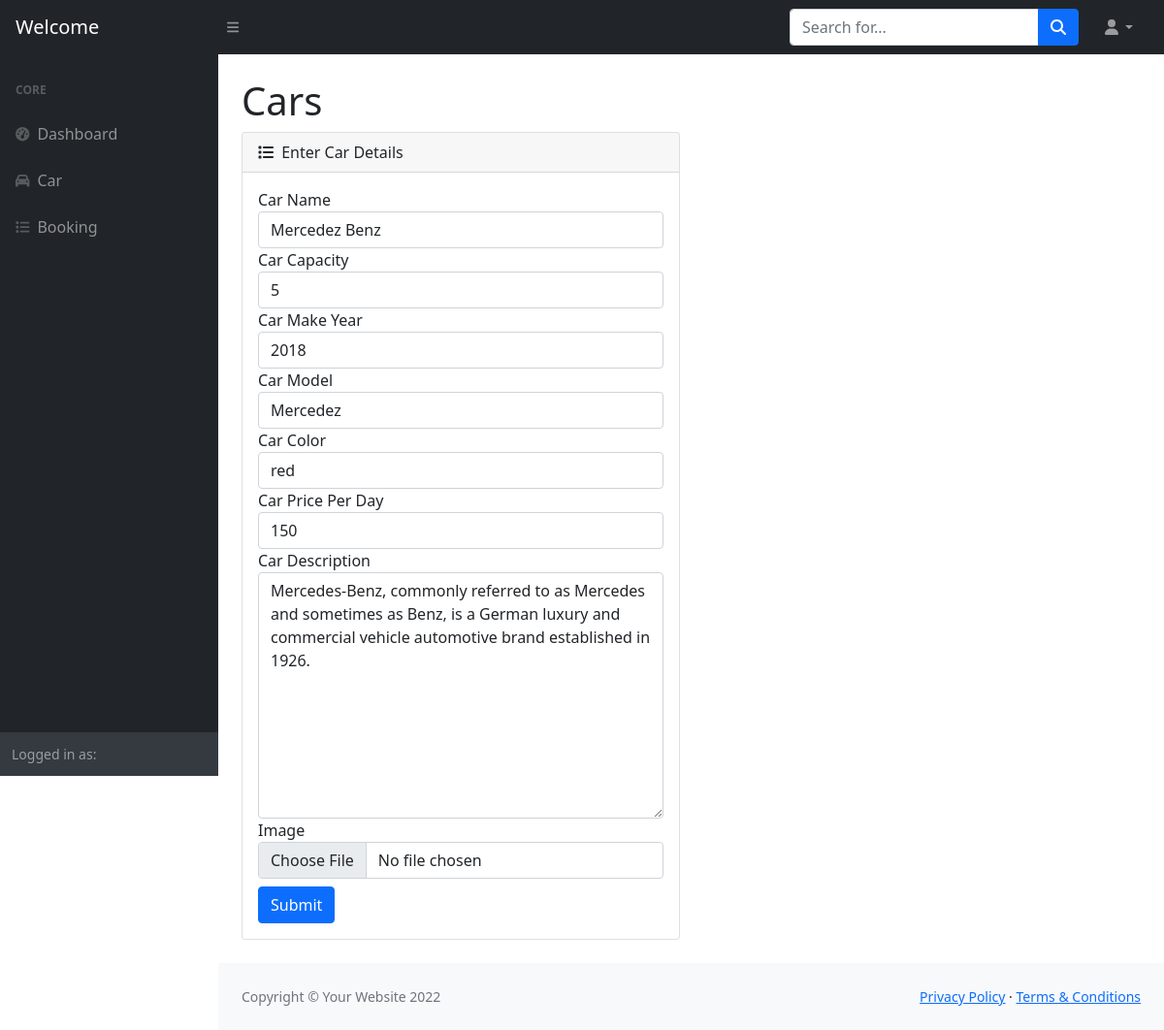
The page /admin/edit_car.php?id=2 on the database its author committed.
### tables this page shows
CREATE TABLE `tblcar` (
  `car_id` int(11) NOT NULL,
  `car_name` varchar(255) NOT NULL,
  `car_desc` longtext NOT NULL,
  `capacity` varchar(255) NOT NULL,
  `per_day_price` int(11) NOT NULL,
  `product_status` int(11) NOT NULL,
  `image` varchar(255) NOT NULL,
  `posted_by` int(11) NOT NULL,
  `car_make` int(11) NOT NULL,
  `car_model` varchar(255) NOT NULL,
  `car_color` varchar(255) NOT NULL
);

### admin/edit_car.php (the view, shortened to what this page needs)
<?php require_once 'include/header.php'?>
<?php
    require_once '../include/dbconnect.php';
    if(isset($_GET['id'])){
        $query = "SELECT * FROM tblcar where car_id=".$_GET['id'];
        $result = mysqli_query($conn,$query);
        $data = mysqli_fetch_assoc($result);
    }
?>
<div id="layoutSidenav_content">
   <main>
      <div class="container-fluid px-4">
         <h1 class="mt-4">Cars</h1>
         <div class="row">
            <div class="col-xl-6">
               <div class="card mb-4">
                  <div class="card-header">
                     <i class="fas fa-list me-1"></i>
                     Enter Car Details
                  </div>
                  <div class="card-body">
                    <form method="post" action="include/admin_form.php" enctype="multipart/form-data">
                        <div class="form-group">
                            <label for="exampleInputEmail1">Car Name</label>
                            <input type="name" name="car_name" class="form-control" id="exampleInputEmail1" aria-describedby="emailHelp" placeholder="Enter Car Name" value="<?php echo $data['car_name']?>">
                        </div>
                        <div class="form-group">
                            <label for="exampleInputEmail1">Car Capacity</label>
                            <input type="number" name="capacity" class="form-control" id="exampleInputEmail1" aria-describedby="emailHelp" placeholder="Enter Car Capacity" value="<?php echo $data['capacity']?>">
                        </div>
                        <div class="form-group">
                            <label for="exampleInputEmail1">Car Make Year</label>
                            <input type="number" name="year" class="form-control" id="exampleInputEmail1" aria-describedby="emailHelp" value="<?php echo $data['car_make']?>">
                        </div>
                        <div class="form-group">
                            <label for="exampleInputEmail1">Car Model</label>
                            <input type="text" name="model" class="form-control" id="exampleInputEmail1" aria-describedby="emailHelp" value="<?php echo $data['car_model']?>">
                        </div>
                        <div class="form-group">
                            <label for="exampleInputEmail1">Car Color</label>
                            <input type="text" name="color" class="form-control" id="exampleInputEmail1" aria-describedby="emailHelp" value="<?php echo $data['car_color']?>">
                        </div>
                        <div class="form-group">
                            <label for="exampleInputEmail1">Car Price Per Day</label>
                            <input type="number" name="per_day_price" class="form-control" id="exampleInputEmail1" aria-describedby="emailHelp" placeholder="Enter Price" value="<?php echo $data['per_day_price']?>">
                        </div>
                        <div class="form-group">
                            <label for="exampleInputEmail1">Car Description</label>
                            <textarea name="description" class="form-control" id="" cols="30" rows="10"><?php echo $data['car_desc']?></textarea>
                        </div>
                        <div class="form-group">
                            <label for="exampleInputPassword1">Image</label>
                            <input type="file" name="image" class="form-control" id="exampleInputPassword1" placeholder="Password">
                        </div>
                        <input type="submit" value="Submit" name="edit_car" class="btn btn-primary mt-2">
                    </form>
                  </div>
               </div>
            </div>
         </div>
      </div>
   </main>
<?php require_once 'include/footer.php'?>

### rows shown on the page
tblcar: car_name "Mercedez Benz", capacity "5", year "2018", model "Mercedez", color "red", per_day_price "150", description "Mercedes-Benz, commonly referred to as Mercedes and sometimes as Benz, is a German luxury and commercial vehicle automotive brand established in 1926."
